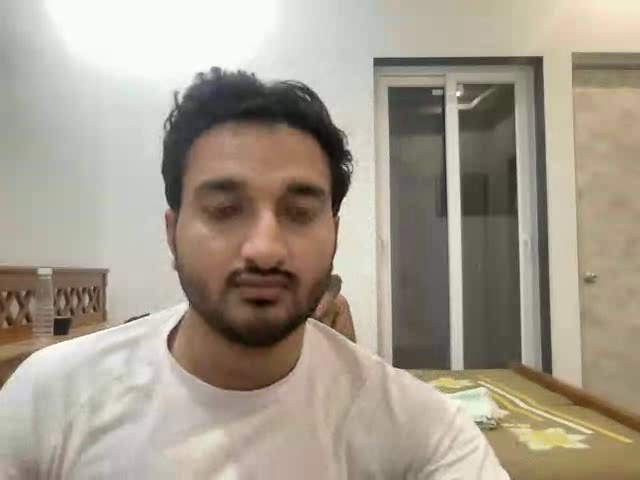
#> input picture frame 48 of capture.avi, 640 x 480 px
$ python detect_face.py
#> lines starting #> are read from the running program, lines starting #| are printed output that depends on the picture; after the words box and inside, x2 and y2 are one past the last pixel; in counts of white or black regions, pixels touching at a corner belong together
import sys
from pathlib import Path
from src.logger.logger import logging
from src.exception.exception import CustomException
import cv2

faceCascade = cv2.CascadeClassifier(cv2.data.haarcascades+'haarcascade_frontalface_default.xml')
video_capture = cv2.VideoCapture("capture.avi")
if not video_capture.isOpened():
    print("Error: Could not open video file.")
    sys.exit()
while True:
    ret, frame = video_capture.read()
#> frame is the input picture: shape (480, 640, 3); mean B, G, R 141.4, 155.9, 165
    if not ret:
        break
    gray = cv2.cvtColor(frame, cv2.COLOR_BGR2GRAY)
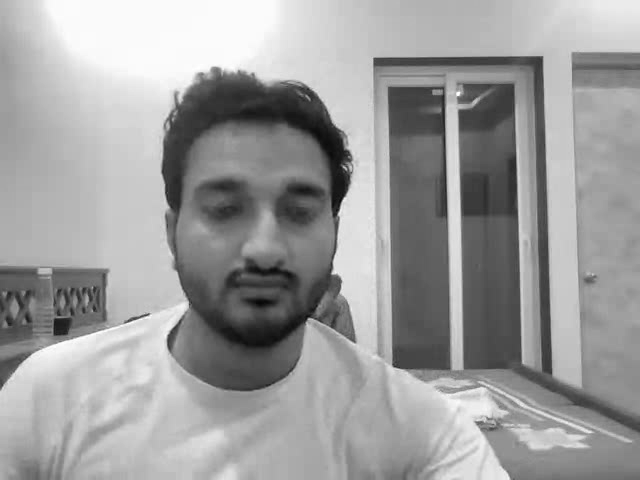
#> gray: shape (480, 640); min 7, max 255, mean 156.9
    faces = faceCascade.detectMultiScale(gray, 1.3, 5)
#> faces = [[149, 119, 225, 225]]
    for (x, y, w, h) in faces:
        cv2.rectangle(frame, (x, y), (x + w, y + h), (95, 207, 30), 3)
        cv2.rectangle(frame, (x, y - 40), (x + w, y), (95, 207, 30), -1)
        cv2.putText(frame, "Face", (x, y - 10), cv2.FONT_HERSHEY_SIMPLEX, 0.8, (0, 0, 0), 2)
#> this loop made 1 pass
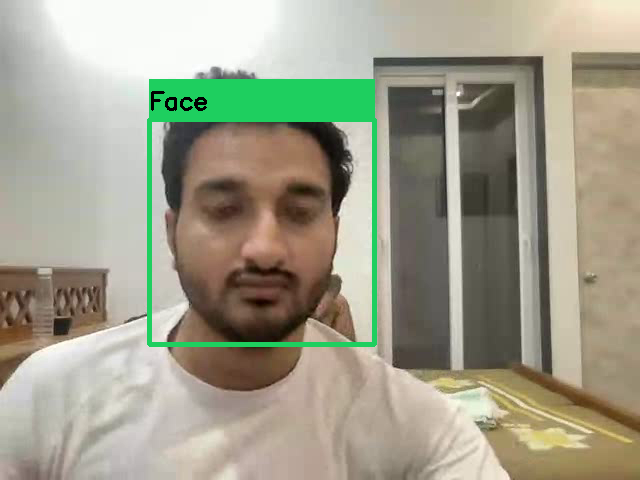
#> frame: shape (480, 640, 3); 4.26% of pixels changed, all inside (x1, y1, x2, y2) = (147, 79, 377, 347)

    cv2.imshow('Video', frame)
    if cv2.waitKey(1) & 0xFF == ord('q'):
#> (key q is pressed here)
        break
video_capture.release()
cv2.destroyAllWindows()

$ run again, starting later in the video
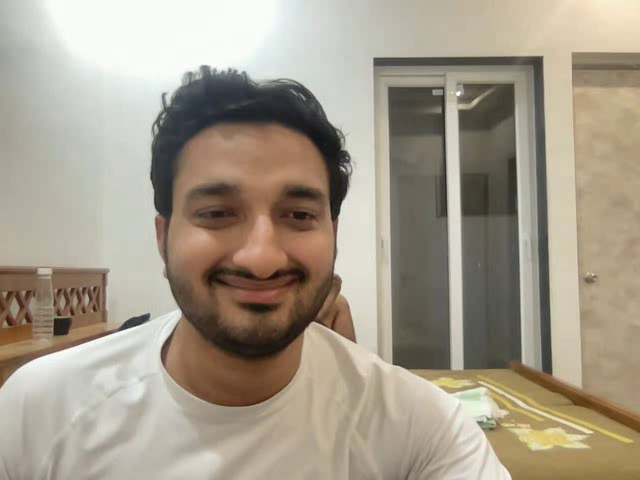
#> input picture frame 219 of capture.avi, 640 x 480 px
#> frame is the input picture: shape (480, 640, 3); mean B, G, R 139, 155, 165.1
#> `gray = cv2.cvtColor(frame, cv2.COLOR_BGR2GRAY)`:
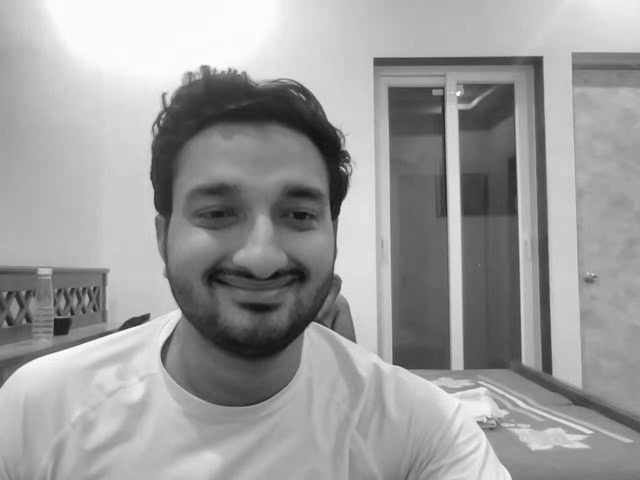
#> gray: shape (480, 640); min 15, max 255, mean 156.1
#> faces = [[134, 118, 240, 240]]
#> the loop `for (x, y, w, h) in faces:` made 1 pass
#> after the loop `for (x, y, w, h) in faces:`:
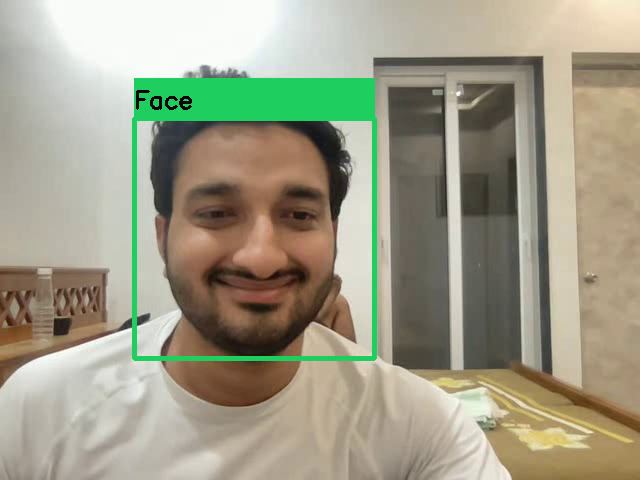
#> frame: shape (480, 640, 3); 4.54% of pixels changed, all inside (x1, y1, x2, y2) = (132, 78, 377, 361)

$ run again, starting later in the video
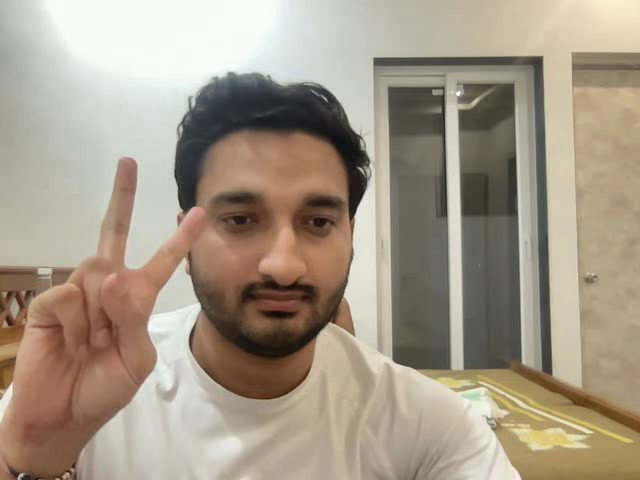
#> input picture frame 390 of capture.avi, 640 x 480 px
#> frame is the input picture: shape (480, 640, 3); mean B, G, R 136.1, 152.9, 165.5
#> `gray = cv2.cvtColor(frame, cv2.COLOR_BGR2GRAY)`:
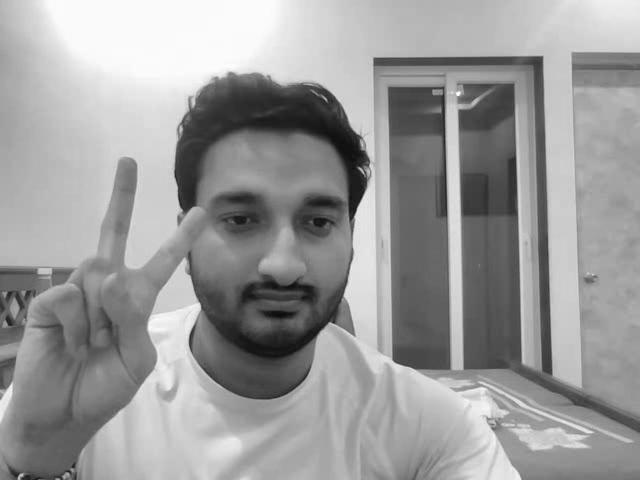
#> gray: shape (480, 640); min 9, max 255, mean 154.7
#> faces = [[166, 134, 224, 224]]
#> the loop `for (x, y, w, h) in faces:` made 1 pass
#> after the loop `for (x, y, w, h) in faces:`:
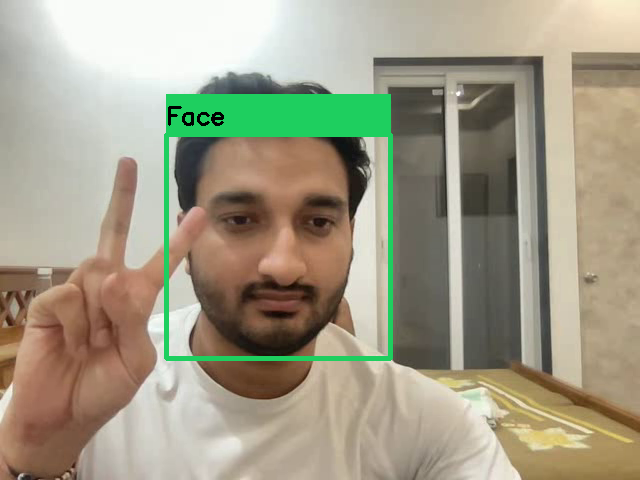
#> frame: shape (480, 640, 3); 4.24% of pixels changed, all inside (x1, y1, x2, y2) = (164, 94, 393, 361)
